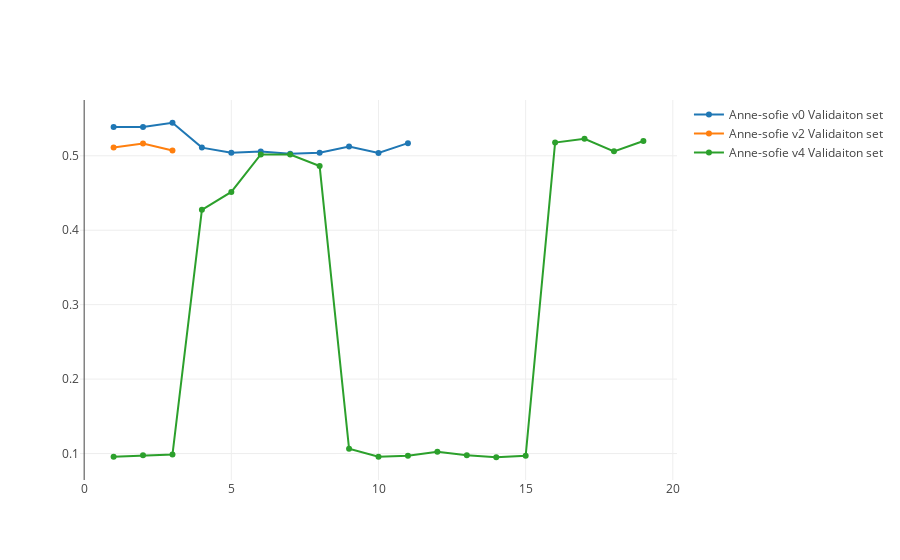

The cell this chart's notebook holds for it:
### Code cell
traces = []
for v in versions: traces += generate_training_data_plot(v)
plotly.offline.iplot({"data": traces })

### Figure 1 — Plotly figure (JSON) as saved in the notebook; plotly's stock layout.template omitted (floating-point values rounded to 4 significant figures)
{"data": [{"mode": "lines+markers", "name": "Anne-sofie v0 Validaiton set", "type": "scatter", "uid": "b23d2f08-73c5-4c53-8ee6-61492a9faacf", "x": [1, 2, 3, 4, 5, 6, 7, 8, 9, 10, 11], "y": [0.5386, 0.5388, 0.5444, 0.511, 0.504, 0.5058, 0.5028, 0.5042, 0.5124, 0.5038, 0.517]}, {"mode": "lines+markers", "name": "Anne-sofie v2 Validaiton set", "type": "scatter", "uid": "b617c141-881e-4588-904c-3dbb50860142", "x": [1, 2, 3], "y": [0.511, 0.5164, 0.507]}, {"mode": "lines+markers", "name": "Anne-sofie v4 Validaiton set", "type": "scatter", "uid": "59dedcca-c5eb-4131-b565-ca8a12a6a0af", "x": [1, 2, 3, 4, 5, 6, 7, 8, 9, 10, 11, 12, 13, 14, 15, 16, 17, 18, 19], "y": [0.0958, 0.0976, 0.0986, 0.4274, 0.4514, 0.5018, 0.5018, 0.4862, 0.1064, 0.0958, 0.097, 0.1024, 0.0976, 0.095, 0.097, 0.5178, 0.5228, 0.506, 0.5198]}], "layout": {}}
